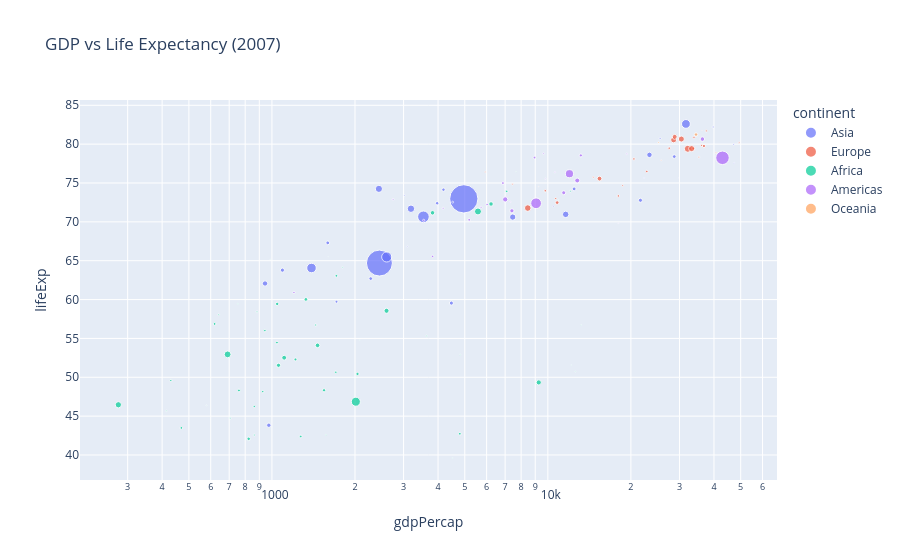

Notebook cell for this chart:
### Markdown cell above
#### Scatter Plot — Multivariate View

visualize multiple variables at once.

### Code cell
df_2007 = df[df['year'] == 2007]

fig = px.scatter(df_2007, 
                 x = 'gdpPercap', y = 'lifeExp',
                 size = 'pop', color = 'continent',
                 log_x = True,
                 hover_name = 'country', 
                 title = 'GDP vs Life Expectancy (2007)'
                 )
fig.show()

### Figure 1 — Plotly figure (JSON) as saved in the notebook; plotly's stock layout.template omitted (floating-point values rounded to 4 significant figures)
{"data": [{"hovertemplate": "<b>%{hovertext}</b><br><br>continent=Asia<br>gdpPercap=%{x}<br>lifeExp=%{y}<br>pop=%{marker.size}<extra></extra>", "hovertext": ["Afghanistan", "Bahrain", "Bangladesh", "Cambodia", "China", "Hong Kong, China", "India", "Indonesia", "Iran", "Iraq", "Israel", "Japan", "Jordan", "Korea, Dem. Rep.", "Korea, Rep.", "Kuwait", "Lebanon", "Malaysia", "Mongolia", "Myanmar", "Nepal", "Oman", "Pakistan", "Philippines", "Saudi Arabia", "Singapore", "Sri Lanka", "Syria", "Taiwan", "Thailand", "Vietnam", "West Bank and Gaza", "Yemen, Rep."], "legendgroup": "Asia", "marker": {"color": "#636efa", "size": [31889923, 708573, 150448339, 14131858, 1318683096, 6980412, 1110396331, 223547000, 69453570, 27499638, 6426679, 127467972, 6053193, 23301725, 49044790, 2505559, 3921278, 24821286, 2874127, 47761980, 28901790, 3204897, 169270617, 91077287, 27601038, 4553009, 20378239, 19314747, 23174294, 65068149, 85262356, 4018332, 22211743], "sizemode": "area", "sizeref": 3297000.0, "symbol": "circle"}, "mode": "markers", "name": "Asia", "orientation": "v", "showlegend": true, "type": "scatter", "x": [974.6, 29800.0, 1391.0, 1714.0, 4959.0, 39720.0, 2452.0, 3541.0, 11610.0, 4471.0, 25520.0, 31660.0, 4519.0, 1593.0, 23350.0, 47310.0, 10460.0, 12450.0, 3096.0, 944.0, 1091.0, 22320.0, 2606.0, 3190.0, 21650.0, 47140.0, 3970.0, 4185.0, 28720.0, 7458.0, 2442.0, 3025.0, 2281.0], "xaxis": "x", "y": [43.83, 75.64, 64.06, 59.72, 72.96, 82.21, 64.7, 70.65, 70.96, 59.55, 80.75, 82.6, 72.53, 67.3, 78.62, 77.59, 71.99, 74.24, 66.8, 62.07, 63.78, 75.64, 65.48, 71.69, 72.78, 79.97, 72.4, 74.14, 78.4, 70.62, 74.25, 73.42, 62.7], "yaxis": "y"}, {"hovertemplate": "<b>%{hovertext}</b><br><br>continent=Europe<br>gdpPercap=%{x}<br>lifeExp=%{y}<br>pop=%{marker.size}<extra></extra>", "hovertext": ["Albania", "Austria", "Belgium", "Bosnia and Herzegovina", "Bulgaria", "Croatia", "Czech Republic", "Denmark", "Finland", "France", "Germany", "Greece", "Hungary", "Iceland", "Ireland", "Italy", "Montenegro", "Netherlands", "Norway", "Poland", "Portugal", "Romania", "Serbia", "Slovak Republic", "Slovenia", "Spain", "Sweden", "Switzerland", "Turkey", "United Kingdom"], "legendgroup": "Europe", "marker": {"color": "#EF553B", "size": [3600523, 8199783, 10392226, 4552198, 7322858, 4493312, 10228744, 5468120, 5238460, 61083916, 82400996, 10706290, 9956108, 301931, 4109086, 58147733, 684736, 16570613, 4627926, 38518241, 10642836, 22276056, 10150265, 5447502, 2009245, 40448191, 9031088, 7554661, 71158647, 60776238], "sizemode": "area", "sizeref": 3297000.0, "symbol": "circle"}, "mode": "markers", "name": "Europe", "orientation": "v", "showlegend": true, "type": "scatter", "x": [5937.0, 36130.0, 33690.0, 7446.0, 10680.0, 14620.0, 22830.0, 35280.0, 33210.0, 30470.0, 32170.0, 27540.0, 18010.0, 36180.0, 40680.0, 28570.0, 9254.0, 36800.0, 49360.0, 15390.0, 20510.0, 10810.0, 9787.0, 18680.0, 25770.0, 28820.0, 33860.0, 37510.0, 8458.0, 33200.0], "xaxis": "x", "y": [76.42, 79.83, 79.44, 74.85, 73.0, 75.75, 76.49, 78.33, 79.31, 80.66, 79.41, 79.48, 73.34, 81.76, 78.89, 80.55, 74.54, 79.76, 80.2, 75.56, 78.1, 72.48, 74.0, 74.66, 77.93, 80.94, 80.88, 81.7, 71.78, 79.42], "yaxis": "y"}, {"hovertemplate": "<b>%{hovertext}</b><br><br>continent=Africa<br>gdpPercap=%{x}<br>lifeExp=%{y}<br>pop=%{marker.size}<extra></extra>", "hovertext": ["Algeria", "Angola", "Benin", "Botswana", "Burkina Faso", "Burundi", "Cameroon", "Central African Republic", "Chad", "Comoros", "Congo, Dem. Rep.", "Congo, Rep.", "Cote d'Ivoire", "Djibouti", "Egypt", "Equatorial Guinea", "Eritrea", "Ethiopia", "Gabon", "Gambia", "Ghana", "Guinea", "Guinea-Bissau", "Kenya", "Lesotho", "Liberia", "Libya", "Madagascar", "Malawi", "Mali", "Mauritania", "Mauritius", "Morocco", "Mozambique", "Namibia", "Niger", "Nigeria", "Reunion", "Rwanda", "Sao Tome and Principe", "Senegal", "Sierra Leone", "Somalia", "South Africa", "Sudan", "Swaziland", "Tanzania", "Togo", "Tunisia", "Uganda", "Zambia", "Zimbabwe"], "legendgroup": "Africa", "marker": {"color": "#00cc96", "size": [33333216, 12420476, 8078314, 1639131, 14326203, 8390505, 17696293, 4369038, 10238807, 710960, 64606759, 3800610, 18013409, 496374, 80264543, 551201, 4906585, 76511887, 1454867, 1688359, 22873338, 9947814, 1472041, 35610177, 2012649, 3193942, 6036914, 19167654, 13327079, 12031795, 3270065, 1250882, 33757175, 19951656, 2055080, 12894865, 135031164, 798094, 8860588, 199579, 12267493, 6144562, 9118773, 43997828, 42292929, 1133066, 38139640, 5701579, 10276158, 29170398, 11746035, 12311143], "sizemode": "area", "sizeref": 3297000.0, "symbol": "circle"}, "mode": "markers", "name": "Africa", "orientation": "v", "showlegend": true, "type": "scatter", "x": [6223.0, 4797.0, 1441.0, 12570.0, 1217.0, 430.1, 2042.0, 706.0, 1704.0, 986.1, 277.6, 3633.0, 1545.0, 2082.0, 5581.0, 12150.0, 641.4, 690.8, 13210.0, 752.7, 1328.0, 942.7, 579.2, 1463.0, 1569.0, 414.5, 12060.0, 1045.0, 759.3, 1043.0, 1803.0, 10960.0, 3820.0, 823.7, 4811.0, 619.7, 2014.0, 7670.0, 863.1, 1598.0, 1712.0, 862.5, 926.1, 9270.0, 2602.0, 4513.0, 1107.0, 883.0, 7093.0, 1056.0, 1271.0, 469.7], "xaxis": "x", "y": [72.3, 42.73, 56.73, 50.73, 52.3, 49.58, 50.43, 44.74, 50.65, 65.15, 46.46, 55.32, 48.33, 54.79, 71.34, 51.58, 58.04, 52.95, 56.73, 59.45, 60.02, 56.01, 46.39, 54.11, 42.59, 45.68, 73.95, 59.44, 48.3, 54.47, 64.16, 72.8, 71.16, 42.08, 52.91, 56.87, 46.86, 76.44, 46.24, 65.53, 63.06, 42.57, 48.16, 49.34, 58.56, 39.61, 52.52, 58.42, 73.92, 51.54, 42.38, 43.49], "yaxis": "y"}, {"hovertemplate": "<b>%{hovertext}</b><br><br>continent=Americas<br>gdpPercap=%{x}<br>lifeExp=%{y}<br>pop=%{marker.size}<extra></extra>", "hovertext": ["Argentina", "Bolivia", "Brazil", "Canada", "Chile", "Colombia", "Costa Rica", "Cuba", "Dominican Republic", "Ecuador", "El Salvador", "Guatemala", "Haiti", "Honduras", "Jamaica", "Mexico", "Nicaragua", "Panama", "Paraguay", "Peru", "Puerto Rico", "Trinidad and Tobago", "United States", "Uruguay", "Venezuela"], "legendgroup": "Americas", "marker": {"color": "#ab63fa", "size": [40301927, 9119152, 190010647, 33390141, 16284741, 44227550, 4133884, 11416987, 9319622, 13755680, 6939688, 12572928, 8502814, 7483763, 2780132, 108700891, 5675356, 3242173, 6667147, 28674757, 3942491, 1056608, 301139947, 3447496, 26084662], "sizemode": "area", "sizeref": 3297000.0, "symbol": "circle"}, "mode": "markers", "name": "Americas", "orientation": "v", "showlegend": true, "type": "scatter", "x": [12780.0, 3822.0, 9066.0, 36320.0, 13170.0, 7007.0, 9645.0, 8948.0, 6025.0, 6873.0, 5728.0, 5186.0, 1202.0, 3548.0, 7321.0, 11980.0, 2749.0, 9809.0, 4173.0, 7409.0, 19330.0, 18010.0, 42950.0, 10610.0, 11420.0], "xaxis": "x", "y": [75.32, 65.55, 72.39, 80.65, 78.55, 72.89, 78.78, 78.27, 72.23, 74.99, 71.88, 70.26, 60.92, 70.2, 72.57, 76.19, 72.9, 75.54, 71.75, 71.42, 78.75, 69.82, 78.24, 76.38, 73.75], "yaxis": "y"}, {"hovertemplate": "<b>%{hovertext}</b><br><br>continent=Oceania<br>gdpPercap=%{x}<br>lifeExp=%{y}<br>pop=%{marker.size}<extra></extra>", "hovertext": ["Australia", "New Zealand"], "legendgroup": "Oceania", "marker": {"color": "#FFA15A", "size": [20434176, 4115771], "sizemode": "area", "sizeref": 3297000.0, "symbol": "circle"}, "mode": "markers", "name": "Oceania", "orientation": "v", "showlegend": true, "type": "scatter", "x": [34440.0, 25190.0], "xaxis": "x", "y": [81.23, 80.2], "yaxis": "y"}], "layout": {"legend": {"itemsizing": "constant", "title": {"text": "continent"}, "tracegroupgap": 0}, "title": {"text": "GDP vs Life Expectancy (2007)"}, "xaxis": {"anchor": "y", "domain": [0, 1], "title": {"text": "gdpPercap"}, "type": "log"}, "yaxis": {"anchor": "x", "domain": [0, 1], "title": {"text": "lifeExp"}}}}
